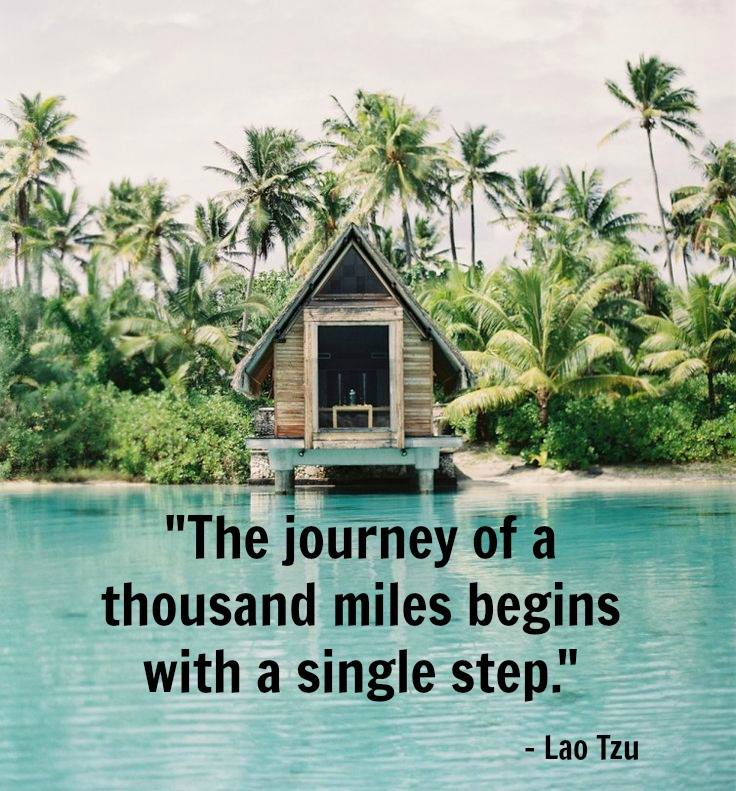
#> input picture source/test.jpg, 736 x 791 px
$ python main.py   (older library calls are emulated)
#> lines starting #> are read from the running program, lines starting #| are printed output that depends on the picture; after the words box and inside, x2 and y2 are one past the last pixel; in counts of white or black regions, pixels touching at a corner belong together
### source/ImagePreprocessingAndTextDetection.py
# -*- coding: utf-8 -*-
import numpy as np
from skimage.io import imread
import matplotlib.pyplot as plt
import cPickle
from skimage.morphology import square, closing
from skimage.io import imshow
from skimage import restoration
from skimage.filters import threshold_otsu
from skimage.filters import threshold_yen
from skimage.measure import regionprops
from skimage import measure
from skimage.color import label2rgb
import matplotlib.patches as mpatches
from skimage.transform import resize

class ImageData():
    # Constructor
    def __init__ (self,image_file):
#> called with image_file = 'test.jpg'
        self.image = imread(image_file,as_grey = True)
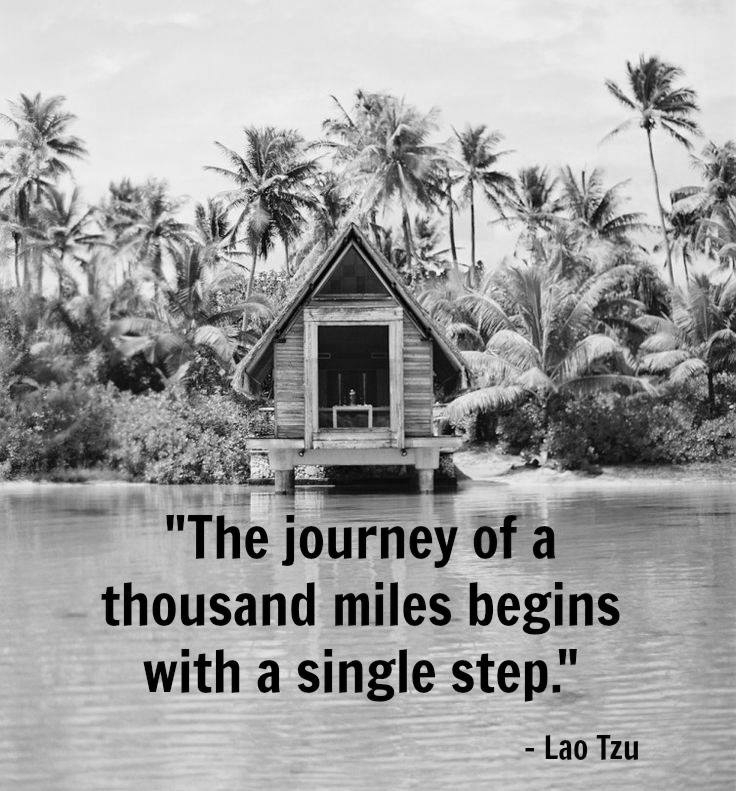
#> self.image: shape (791, 736) float64; min 0, max 0.997, mean 0.625
        self.preprocess_image()
    ####################################################
    # Denoise and increases contrast
    def preprocess_image(self):
        # Total-variation denoising
        image = restoration.denoise_tv_chambolle(self.image,weight=0.1)
        # Return threshold value based on Otsu's method
        thresh = threshold_otsu(image)
#> thresh = 0.518
        # Increases contrast
        self.bw = closing(image <= thresh,square(1))
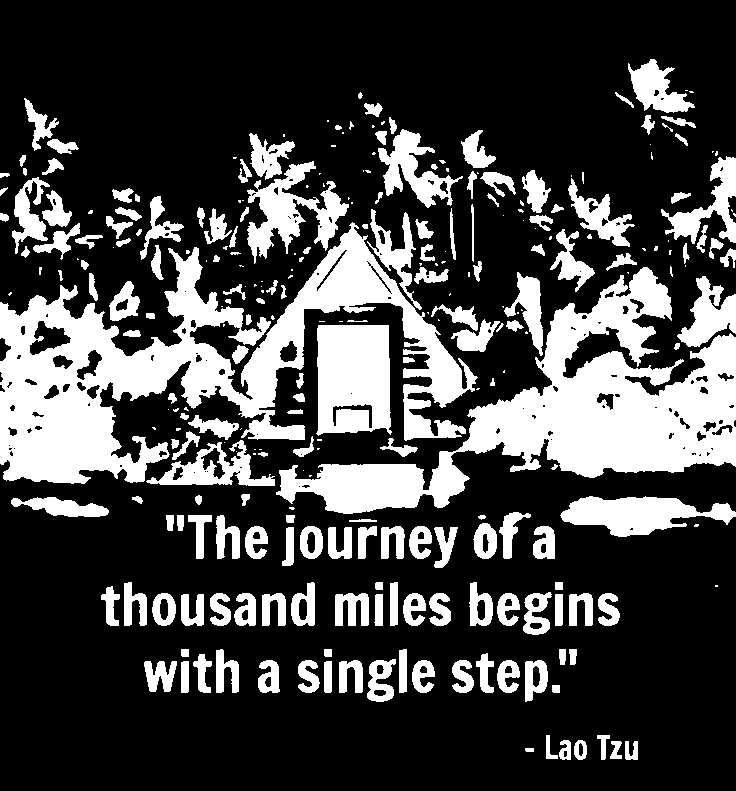
#> self.bw: shape (791, 736) bool; 26.6% white; 280 white regions (97 under 20 px), largest, box (x1, y1, x2, y2) and area: (0, 222, 478, 484) 41405, (276, 267, 736, 514) 36316, (316, 325, 392, 436) 7449
        self.cleared = self.bw.copy()
        return self.cleared
    # Plot preprocessed image
    def plot_preprocessed_image(self, title):
        # Preprocessed image
#> called with title = 'Preprocessing Image'
        image = restoration.denoise_tv_chambolle(self.image,weight = 0.1)
        thresh = threshold_otsu(image)
#> thresh = 0.518
        bw = closing(image <= thresh,square(1))
        cleared = bw.copy()

        label_image = measure.label(cleared)
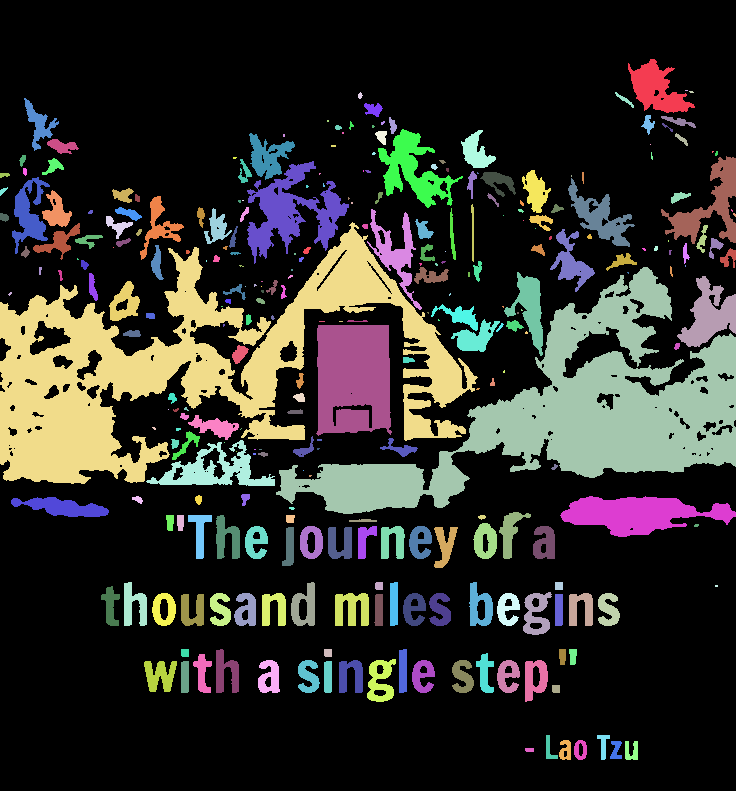
#> label_image: shape (791, 736) int32; 281 distinct labels, from 0 to 280; one colour per label, 0 black
        borders = np.logical_xor(bw,cleared)
#> borders: shape (791, 736) bool; every value is 0
        label_image[borders] = -1
        image_label_overlay  = label2rgb(label_image,image=image)
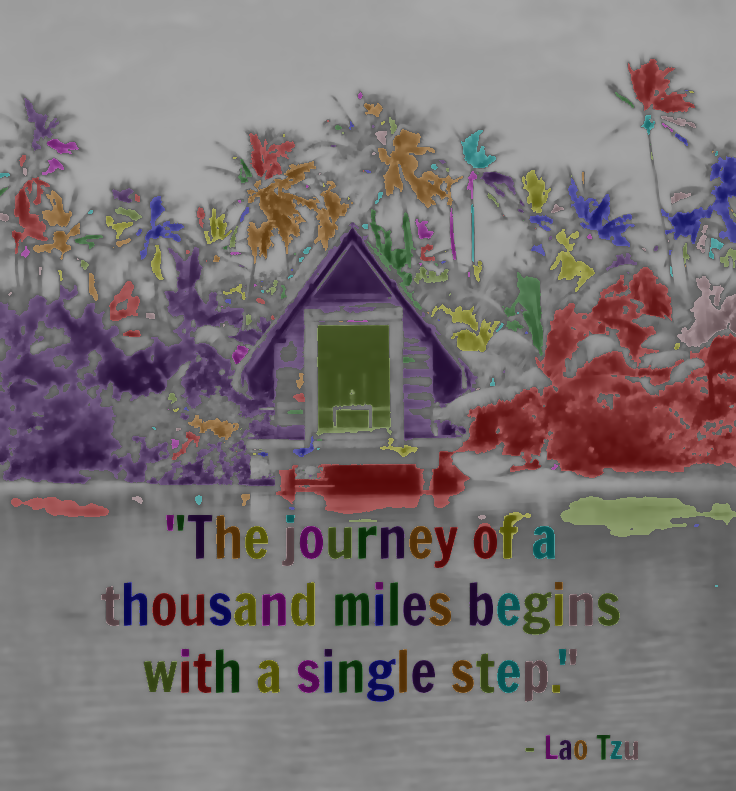
#> image_label_overlay: shape (791, 736, 3) float64; mean R, G, B 0.487, 0.456, 0.461
        fig, ax = plt.subplots(ncols = 1,nrows = 1, figsize=(12,12))
        ax.imshow(image_label_overlay)

        for region in regionprops(label_image):
            if region.area<10:
               continue
            minr, minc, maxr, maxc = region.bbox
            rect = mpatches.Rectangle((minc,minr),maxc-minc,maxr - minr,fill=False, edgecolor='red', linewidth=2)
            ax.add_patch(rect)
#> this loop made 280 passes
#> (minr, minc, maxr, maxc) on passes 1, 4, 5: (59, 628, 113, 695), (92, 358, 99, 363), (92, 615, 108, 634)
        plt.suptitle(title, fontsize=20)
        plt.show()
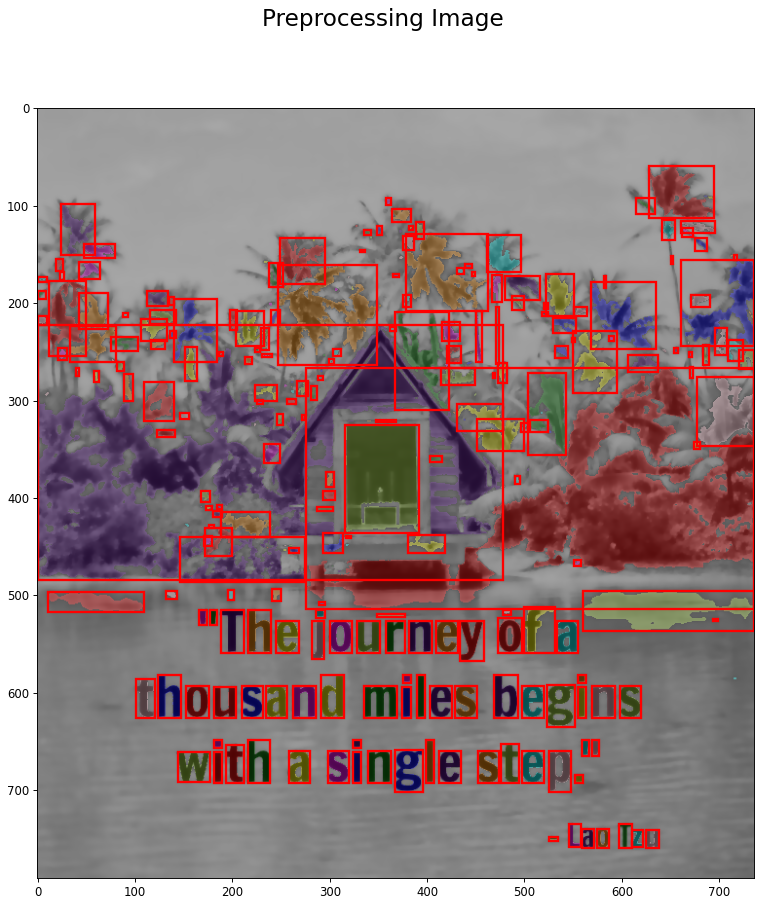
#> figure drawn by matplotlib, 1 panel

    def get_text_candidates(self):
        """
        identifies objects in the image. Gets contours, draws rectangles around them
        and saves the rectangles as individual images.
        """
        label_image = measure.label(self.cleared)
        borders = np.logical_xor(self.bw, self.cleared)
        label_image[borders] = -1


        coordinates = []
        i=0

        for region in regionprops(label_image):
            if region.area > 10:
                minr, minc, maxr, maxc = region.bbox
                margin = 3
                minr, minc, maxr, maxc = minr-margin, minc-margin, maxr+margin, maxc+margin
                roi = self.image[minr:maxr, minc:maxc]
                if roi.shape[0]*roi.shape[1] == 0:
                    continue
                else:
                    if i==0:
                        samples = resize(roi, (20,20))
                        coordinates.append(region.bbox)
                        i+=1
                    elif i==1:
                        roismall = resize(roi, (20,20))
                        samples = np.concatenate((samples[None,:,:], roismall[None,:,:]), axis=0)
                        coordinates.append(region.bbox)
                        i+=1
                    else:
                        roismall = resize(roi, (20,20))
                        samples = np.concatenate((samples[:,:,:], roismall[None,:,:]), axis=0)
                        coordinates.append(region.bbox)
#> this loop made 280 passes
#> (minr, minc, maxr, maxc, i) on passes 1, 4: (56, 625, 116, 698, 1), (89, 355, 102, 366, 2)
#> (minr, minc, maxr, maxc) on passes 5 to 10: (89, 612, 111, 637), (95, 21, 154, 62), (100, 361, 120, 386), (112, 638, 138, 658), (113, 658, 131, 699), (114, 386, 137, 400)
#> pass 1, in get_text_candidates, `samples = resize(roi, (20,20))`:
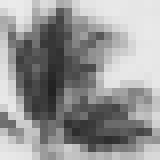
#> samples: shape (20, 20) float64 (shown 8 times larger); min 0.132, max 0.925, mean 0.591

        self.candidates = {
                    'fullscale': samples,
                    'flattened': samples.reshape((samples.shape[0], -1)),
                    'coordinates': np.array(coordinates)
                    }

        print 'Images After Contour Detection'
        print 'Fullscale: ', self.candidates['fullscale'].shape
#| Fullscale:  (202, 20, 20)
        print 'Flattened: ', self.candidates['flattened'].shape
#| Flattened:  (202, 400)
        print 'Contour Coordinates: ', self.candidates['coordinates'].shape
#| Contour Coordinates:  (202, 4)
        print '============================================================'

        return self.candidates
    def plot_to_check(self, what_to_plot, title):
        """
        plots images at several steps of the whole pipeline, just to check output.
        what_to_plot is the name of the dictionary to be plotted
        """
#> called with title = '1. Total Objects Detected'
        n_images = what_to_plot['fullscale'].shape[0]

        fig = plt.figure(figsize=(12, 12))

        if n_images <=100:
            if n_images < 100:
                total = range(n_images)
            elif n_images == 100:
                total = range(100)

            for i in total:
                ax = fig.add_subplot(10, 10, i + 1, xticks=[], yticks=[])
                ax.imshow(what_to_plot['fullscale'][i], cmap="Greys_r")
                if 'predicted_char' in what_to_plot:
                    ax.text(-6, 8, str(what_to_plot['predicted_char'][i]), fontsize=22, color='red')
            plt.suptitle(title, fontsize=20)
            plt.show()
        else:
            total = list(np.random.choice(n_images, 100))
            for i, j in enumerate(total):
                ax = fig.add_subplot(10, 10, i + 1, xticks=[], yticks=[])
                ax.imshow(what_to_plot['fullscale'][j], cmap="Greys_r")
                if 'predicted_char' in what_to_plot:
                    ax.text(-6, 8, str(what_to_plot['predicted_char'][j]), fontsize=22, color='red')
            plt.suptitle(title, fontsize=20)
            plt.show()
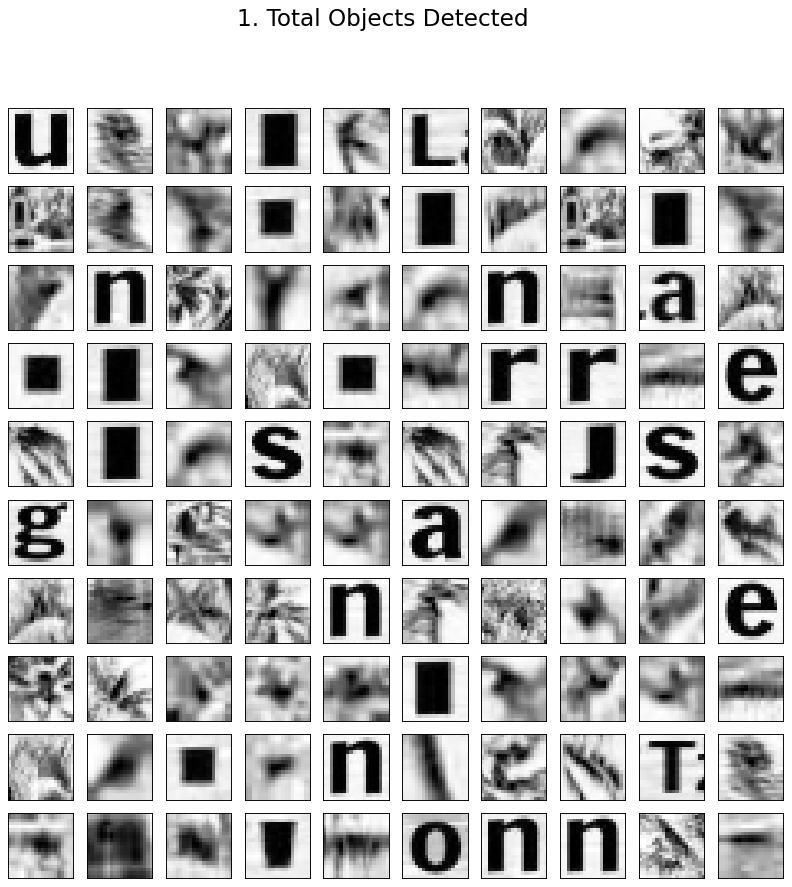
#> figure drawn by matplotlib, 100 panels
    def show(self):
        imshow(self.image)
        plt.show()
    def select_text_among_candidates(self, model_filename2):
        """
        Với tham số đầu vào là file pickle chứa mô hình (sau khi đã train và đánh giá), hàm này sẽ
        sử dụng mô hình đó để dự đoán các đối tượng xác định được trong ảnh chứa kí tự hay không
        """
#> (the run stopped early here; a loop or call above may not have finished)
